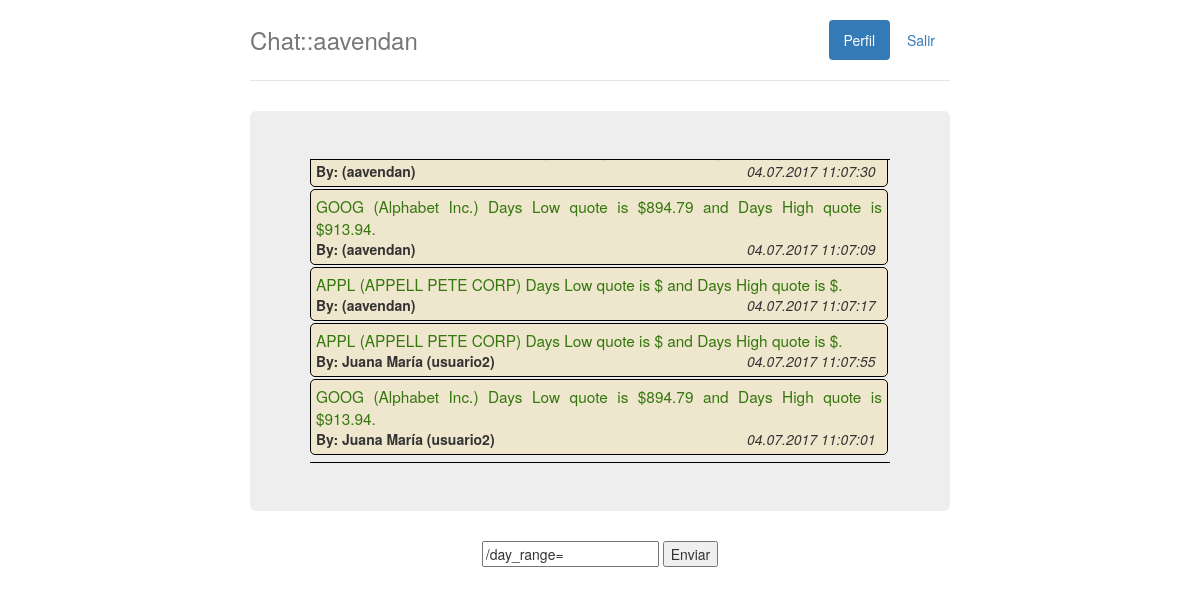
The page /chat/online/ (signed in) on the database as committed earlier.
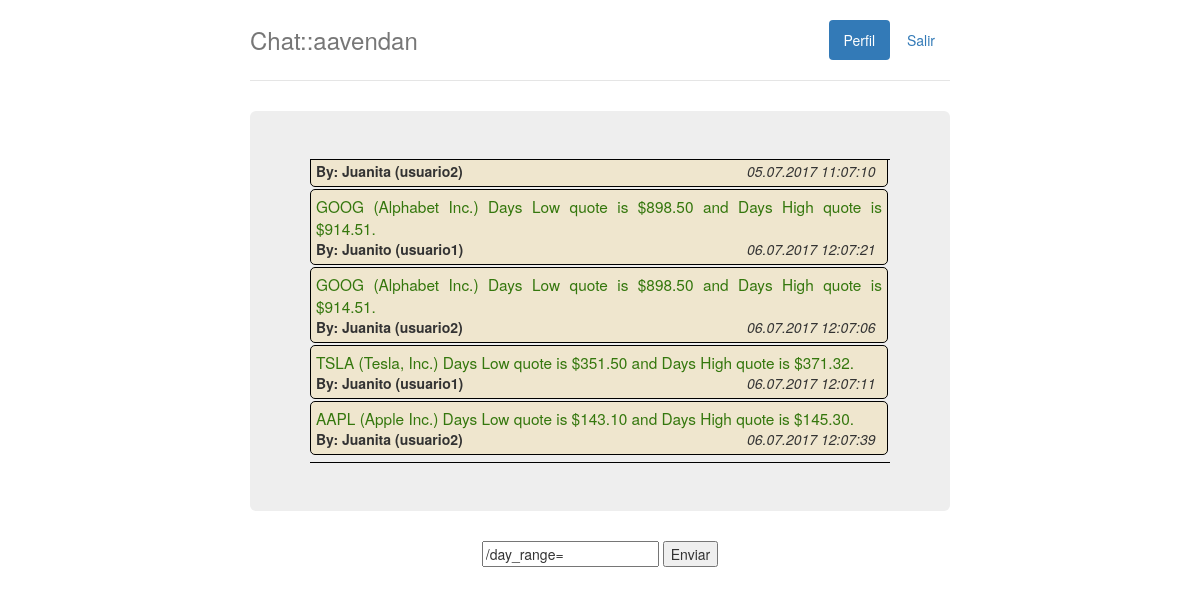
The same page on the database as committed later.
### chat/models.py (models this page shows, shortened)
class Message(models.Model):
	user = models.ForeignKey(User, on_delete=models.SET_NULL, null=True, blank=True)
	text = models.CharField(max_length=200)
	post_date = models.DateTimeField('date posted')
	class Meta:
		ordering = ['-post_date']

### chat/views.py (the view)
@login_required
def online(request):
	messages = Message.objects.all()[:50][::-1]
	context = {'messages':messages,'user':request.user}
	return render(request, 'chat/chat.html',context)

### chat/templates/chat/chat.html (shortened to what this page needs)
 {% if user.is_authenticated %}
 	{% load static %}
	<link rel="stylesheet" type="text/css" href="{% static 'css/bootstrap.css' %}" />
	<link rel="stylesheet" type="text/css" href="{% static 'css/jumbotron-narrow.css' %}" />
	<link rel="stylesheet" type="text/css" href="{% static 'css/style.css' %}" />
	<div class="container">
	    <div class="header clearfix">
	        <nav>
	            <ul class="nav nav-pills pull-right">
	                <li role="presentation" class="active"><a href="/chat">Perfil</a></li>
	                <li role="presentation"><a href="{% url 'logout' %}">Salir</a></li>
	            </ul>
	        </nav>
	        <h3 class="text-muted">Chat::{{ user.get_username }}</h3>
	    </div>
	    <div class="jumbotron">
	        <div id="listofmessages">
	            {% include 'chat/listofmessages.html' %}
	        </div>
	    </div>
	</div>
	<div style="width: 50%; margin: 0 auto; text-align: center">
	    <input id="texto" type="text" value="/day_range=">
	    <input id="enviar" type="submit" value="Enviar">
	</div>
{% else %}
<p>Registrese para ver esta página.</p>
{% endif %}

### chat/templates/chat/listofmessages.html (shortened to what this page needs)
{% if messages %}
<div id="mensaje">
    {% for message in messages %}
    <div class="message">
        <div class="text-message">{{ message.text }}</div>
        <div class="owner">By: {{message.user.first_name}} ({{message.user.get_username}})</div>
        <div class="date">{{message.post_date|date:"d.m.Y h:m:s"}}</div>
    </div>
    {% endfor %}
</div>
{% else %}
<p>No han publicado mensajes.</p>
{% endif %}

Rows that differ between the two databases and show on the page:
removed Message: user.get_username "aavendan", post_date "04.07.2017 11:07:30"
removed Message: text "GOOG (Alphabet Inc.) Days Low quote is $894.79 and Days High quote is $913.94.", user.get_username "aavendan", post_date "04.07.2017 11:07:09"
removed Message: text "APPL (APPELL PETE CORP) Days Low quote is $ and Days High quote is $.", user.get_username "aavendan", post_date "04.07.2017 11:07:17"
removed Message: text "APPL (APPELL PETE CORP) Days Low quote is $ and Days High quote is $.", user.first_name "Juana María", user.get_username "usuario2", post_date "04.07.2017 11:07:55"
removed Message: text "GOOG (Alphabet Inc.) Days Low quote is $894.79 and Days High quote is $913.94.", user.first_name "Juana María", user.get_username "usuario2", post_date "04.07.2017 11:07:01"
added Message: user.first_name "Juanita", user.get_username "usuario2", post_date "05.07.2017 11:07:10"
added Message: text "GOOG (Alphabet Inc.) Days Low quote is $898.50 and Days High quote is $914.51.", user.first_name "Juanito", user.get_username "usuario1", post_date "06.07.2017 12:07:21"
added Message: text "GOOG (Alphabet Inc.) Days Low quote is $898.50 and Days High quote is $914.51.", user.first_name "Juanita", user.get_username "usuario2", post_date "06.07.2017 12:07:06"
added Message: text "TSLA (Tesla, Inc.) Days Low quote is $351.50 and Days High quote is $371.32.", user.first_name "Juanito", user.get_username "usuario1", post_date "06.07.2017 12:07:11"
added Message: text "AAPL (Apple Inc.) Days Low quote is $143.10 and Days High quote is $145.30.", user.first_name "Juanita", user.get_username "usuario2", post_date "06.07.2017 12:07:39"
